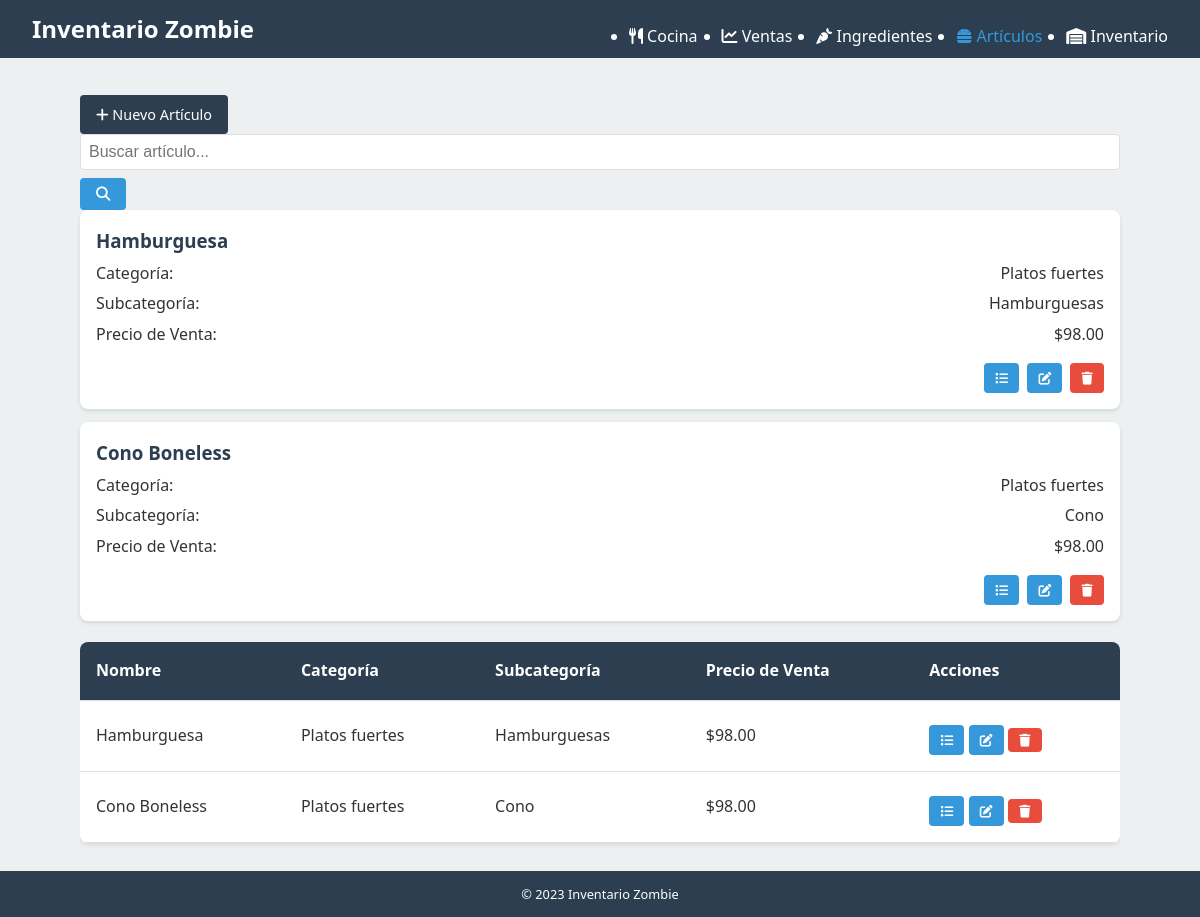
Before: /articulos/ with the older database file.
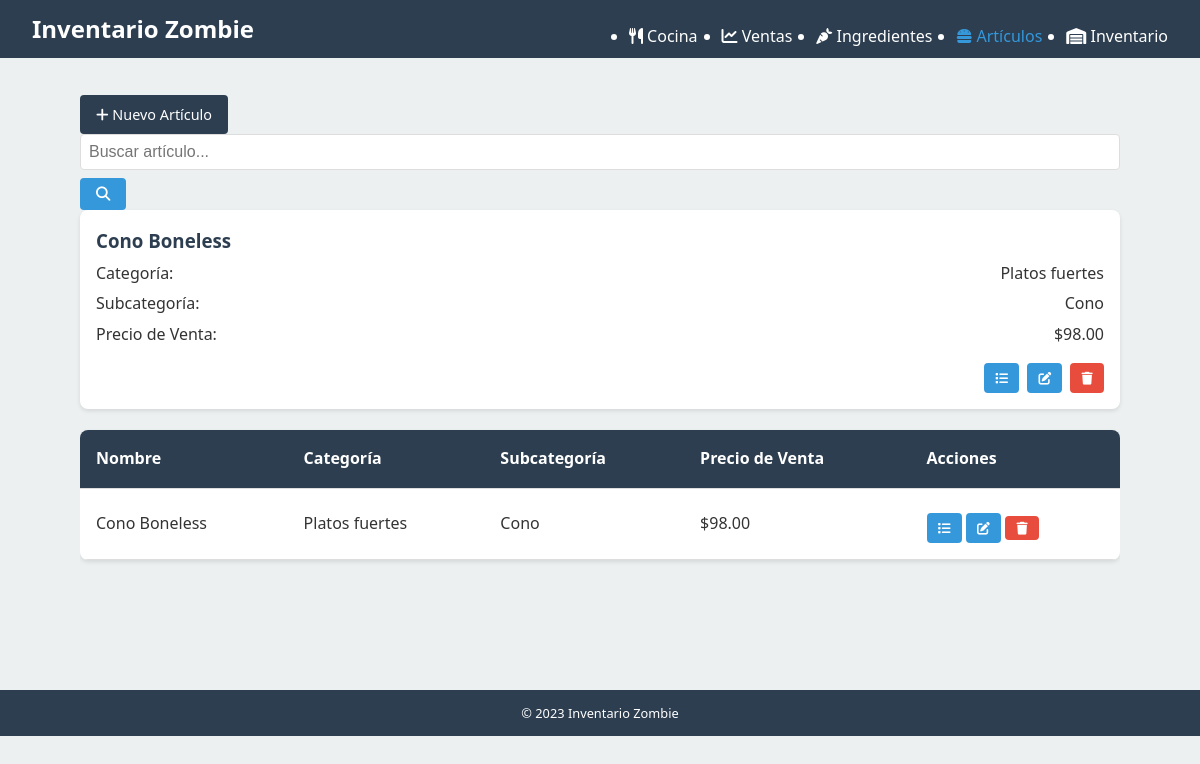
After: the same page with the newer database file.
### tables this page shows
CREATE TABLE ArticulosVendidos (
    id INTEGER PRIMARY KEY AUTOINCREMENT,
    nombre TEXT NOT NULL UNIQUE,
    categoria TEXT,
    subcategoria TEXT,
    precio_venta REAL
);

### routes/articulos.py (the view)
@articulos_web_bp.route('/', methods=['GET'])
def index():
    db = get_db()
    cursor = db.execute('SELECT * FROM ArticulosVendidos')
    articulos = [dict(id=row['id'],
                     nombre=row['nombre'],
                     categoria=row['categoria'],
                     subcategoria=row['subcategoria'],
                     precio_venta=row['precio_venta'])
                 for row in cursor.fetchall()]
    return render_template('articulos/lista.html', articulos=articulos)

### app.py (called while the page is built)
@app.after_request
def add_cors_headers(response):
    response.headers.add('Access-Control-Allow-Origin', '*')
    response.headers.add('Access-Control-Allow-Headers', 'Content-Type,Authorization')
    response.headers.add('Access-Control-Allow-Methods', 'GET,PUT,POST,DELETE,OPTIONS')
    return response

### database.py (called while the page is built)
def get_db():
    if 'db' not in g:
        g.db = sqlite3.connect(
            current_app.config['DATABASE'],
            detect_types=sqlite3.PARSE_DECLTYPES
        )
        g.db.row_factory = sqlite3.Row
    return g.db

### templates/articulos/lista.html (shortened to what this page needs)
{% extends "layout.html" %}
{% block content %}
<div class="page-header">
    <h1>Artículos</h1>
    <a href="{{ url_for('articulos_web.nuevo') }}" class="btn btn-primary">
        <i class="fas fa-plus"></i> Nuevo Artículo
    </a>
</div>
<div class="search-box">
    <input type="text" id="search-input" placeholder="Buscar artículo...">
    <button id="search-button" class="btn">
        <i class="fas fa-search"></i>
    </button>
</div>
<div class="item-list" id="article-cards">
    {% for articulo in articulos %}
    <div class="item-card">
        <h3>{{ articulo.nombre }}</h3>
        <div class="item-detail">
            <span>Categoría:</span>
            <span>{{ articulo.categoria }}</span>
        </div>
        {% if articulo.subcategoria %}
        <div class="item-detail">
            <span>Subcategoría:</span>
            <span>{{ articulo.subcategoria }}</span>
        </div>
        {% endif %}
        <div class="item-detail">
            <span>Precio de Venta:</span>
            <span>${{ "%.2f"|format(articulo.precio_venta) }}</span>
        </div>
        <div class="item-actions">
            <a href="{{ url_for('articulos_web.composicion', id=articulo.id) }}" class="btn btn-info btn-sm" title="Ver composición">
                <i class="fas fa-list"></i>
            </a>
            <a href="{{ url_for('articulos_web.editar', id=articulo.id) }}" class="btn btn-secondary btn-sm" title="Editar">
                <i class="fas fa-edit"></i>
            </a>
            <button class="btn btn-danger btn-sm delete-product"
                   data-id="{{ articulo.id }}"
                   data-name="{{ articulo.nombre }}" title="Eliminar">
                <i class="fas fa-trash"></i>
            </button>
        </div>
    </div>
    {% endfor %}
</div>
<div class="table-responsive d-none d-md-block">
    <table>
        <thead>
            <tr>
                <th>Nombre</th>
                <th>Categoría</th>
                <th>Subcategoría</th>
                <th>Precio de Venta</th>
                <th>Acciones</th>
            </tr>
        </thead>
        <tbody>
            {% for articulo in articulos %}
            <tr>
                <td>{{ articulo.nombre }}</td>
                <td>{{ articulo.categoria }}</td>
                <td>{{ articulo.subcategoria or '-' }}</td>
                <td>${{ "%.2f"|format(articulo.precio_venta) }}</td>
                <td>
                    <a href="{{ url_for('articulos_web.composicion', id=articulo.id) }}" class="btn btn-info btn-sm" title="Ver composición">
                        <i class="fas fa-list"></i>
                    </a>
                    <a href="{{ url_for('articulos_web.editar', id=articulo.id) }}" class="btn btn-secondary btn-sm" title="Editar">
                        <i class="fas fa-edit"></i>
                    </a>
                    <button class="btn btn-danger btn-sm delete-product"
                           data-id="{{ articulo.id }}"
                           data-name="{{ articulo.nombre }}" title="Eliminar">
                        <i class="fas fa-trash"></i>
                    </button>
                </td>
            </tr>
            {% else %}
            <tr>
                <td colspan="5" class="text-center">No hay artículos registrados</td>
            </tr>
            {% endfor %}
        </tbody>
    </table>
</div>
{% endblock %}

### templates/layout.html (shortened to what this page needs)
<!DOCTYPE html>
<html lang="es">
<head>
    <link rel="stylesheet" href="{{ url_for('static', filename='css/main.css') }}">
    <link rel="stylesheet" href="https://cdnjs.cloudflare.com/ajax/libs/font-awesome/6.1.1/css/all.min.css">
</head>
<body>
    <header>
        <nav>
            <div class="logo">
                <a href="{{ url_for('index') }}">Inventario Zombie</a>
            </div>
            <ul class="nav-links">
                <li><a href="{{ url_for('recepciones_web.formulario') }}"><i class="fas fa-utensils"></i> Cocina</a></li>
                <li><a href="{{ url_for('ventas_web.lista') }}"><i class="fas fa-chart-line"></i> Ventas</a></li>
                <li><a href="{{ url_for('ingredientes_web.index') }}"><i class="fas fa-carrot"></i> Ingredientes</a></li>
                <li><a href="{{ url_for('articulos_web.index') }}"><i class="fas fa-hamburger"></i> Artículos</a></li>
                <li><a href="{{ url_for('inventario_web.dashboard') }}"><i class="fas fa-warehouse"></i> Inventario</a></li>
            </ul>
        </nav>
    </header>
    <main class="container">
        {% block content %}{% endblock %}
    </main>
    <footer>
        <p>&copy; 2023 Inventario Zombie</p>
    </footer>
</body>
</html>

### static/css/main.css (style rules this page uses)
:root { --primary-color: #2c3e50; --secondary-color: #3498db; --accent-color: #e74c3c; --background-color: #ecf0f1; --text-color: #333; --light-text: #fff; --success-color: #2ecc71; --warning-color: #f39c12; --error-color: #e74c3c; --info-color: #3498db; }
* { margin: 0; padding: 0; box-sizing: border-box; }
body { font-family: 'Segoe UI', Tahoma, Geneva, Verdana, sans-serif; line-height: 1.6; color: var(--text-color); background-color: var(--background-color); }
.container { width: 95%; margin: 0 auto; padding: 10px; }
header { background-color: var(--primary-color); color: var(--light-text); padding: 0.5rem 0; position: fixed; top: 0; width: 100%; z-index: 1000; }
nav { display: flex; justify-content: space-between; align-items: center; padding: 0 1rem; }
.logo a { color: var(--light-text); text-decoration: none; font-size: 1.2rem; font-weight: bold; }
.nav-links { position: fixed; top: 0; right: -100%; width: 70%; height: 100vh; background-color: var(--primary-color); flex-direction: column; justify-content: flex-start; align-items: center; padding-top: 60px; transition: right 0.3s ease; z-index: 900; }
.nav-links li { margin: 1rem 0; width: 100%; text-align: center; }
.nav-links a { color: var(--light-text); text-decoration: none; font-size: 1.1rem; display: block; padding: 0.5rem 0; transition: background-color 0.3s; }
.nav-links a:hover, .nav-links a.active { background-color: var(--secondary-color); }
main { margin-top: 60px; min-height: calc(100vh - 110px); padding: 1rem 0; }
h1 { color: var(--primary-color); margin-bottom: 1rem; font-size: 1.5rem; text-align: center; }
.btn { display: inline-block; background-color: var(--secondary-color); color: var(--light-text); padding: 0.5rem 1rem; border-radius: 4px; text-decoration: none; margin-top: 0.5rem; transition: background-color 0.3s; text-align: center; border: none; cursor: pointer; font-size: 0.9rem; }
input, select, textarea { width: 100%; padding: 0.5rem; border: 1px solid #ddd; border-radius: 4px; font-size: 1rem; }
.table-responsive { overflow-x: auto; width: 100%; }
table { width: 100%; border-collapse: collapse; margin: 0.5rem 0; background-color: white; border-radius: 8px; overflow: hidden; box-shadow: 0 2px 4px rgba(0, 0, 0, 0.1); }
th, td { padding: 0.7rem; text-align: left; border-bottom: 1px solid #ddd; font-size: 0.9rem; }
th { background-color: var(--primary-color); color: var(--light-text); }
.item-card { background: white; border-radius: 8px; padding: 1rem; margin-bottom: 0.8rem; box-shadow: 0 2px 4px rgba(0, 0, 0, 0.1); }
.item-card h3 { color: var(--primary-color); margin-bottom: 0.3rem; }
.item-card .item-detail { display: flex; justify-content: space-between; margin-bottom: 0.3rem; }
.item-card .item-actions { display: flex; justify-content: flex-end; gap: 0.5rem; margin-top: 0.5rem; }
footer { background-color: var(--primary-color); color: var(--light-text); text-align: center; padding: 0.8rem 0; font-size: 0.8rem; }
@media screen and (min-width: 768px) { .container { width: 90%; padding: 20px; } }
@media screen and (min-width: 768px) { nav { padding: 0 2rem; } }
@media screen and (min-width: 768px) { .logo a { font-size: 1.5rem; } }
@media screen and (min-width: 768px) { .nav-links { position: static; width: auto; height: auto; background-color: transparent; display: flex; flex-direction: row; padding-top: 0; } }
@media screen and (min-width: 768px) { .nav-links li { margin-left: 1.5rem; margin-bottom: 0; width: auto; } }
@media screen and (min-width: 768px) { .nav-links a { font-size: 1rem; padding: 0; } }
@media screen and (min-width: 768px) { .nav-links a:hover, .nav-links a.active { background-color: transparent; color: var(--secondary-color); } }
@media screen and (min-width: 768px) { main { margin-top: 70px; padding: 2rem 0; } }
@media screen and (min-width: 768px) { h1 { font-size: 2rem; text-align: left; } }
@media screen and (min-width: 768px) { th, td { padding: 1rem; font-size: 1rem; } }
.btn-primary { background-color: var(--primary-color); }
.btn-secondary { background-color: var(--secondary-color); }
.btn-danger { background-color: var(--accent-color); }
.btn-sm { padding: 0.3rem 0.7rem; font-size: 0.8rem; }

Changed rows visible on the page:
removed ArticulosVendidos: nombre "Hamburguesa", categoria "Platos fuertes", subcategoria "Hamburguesas", precio_venta "98.00"
